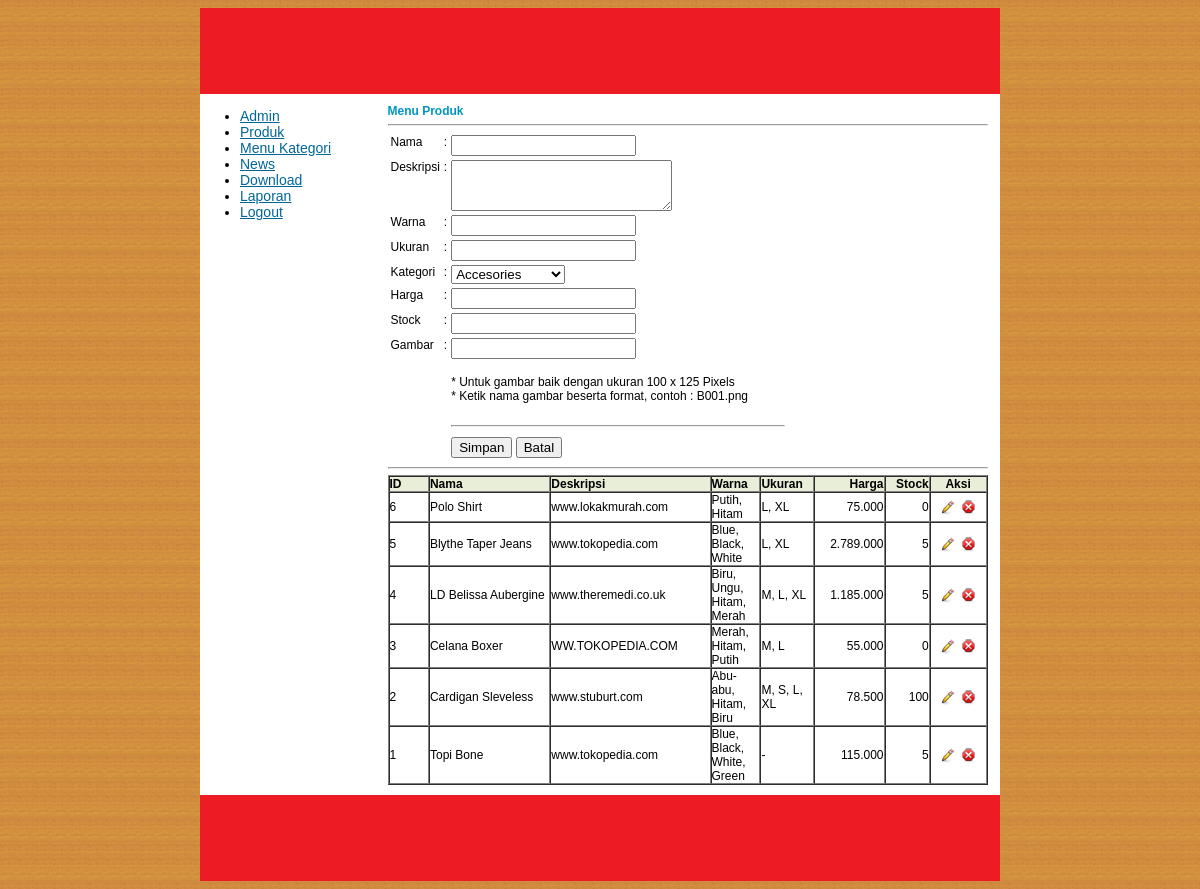
Page /Admin/produk.php (signed in) on the committed database.
### tables this page shows
CREATE TABLE IF NOT EXISTS `barangtbl` (
  `id` int(11) NOT NULL AUTO_INCREMENT,
  `nama` varchar(35) NOT NULL,
  `deskripsi` text NOT NULL,
  `warna` varchar(25) NOT NULL,
  `ukuran` varchar(15) NOT NULL,
  `kategori` varchar(25) NOT NULL,
  `harga` int(11) NOT NULL,
  `stock` int(11) NOT NULL,
  `gambar` varchar(50) NOT NULL,
  PRIMARY KEY (`id`)
);

### Admin/produk_data.php (the view, shortened to what this page needs)
<table width="600" border="1" cellpadding="0" cellspacing="0" bgcolor="#E8EED7">
  <tr>
    <th width="5%" align="left" scope="col" >ID</th>
    <th width="15%" align="left" scope="col">Nama</th>
    <th width="15%" align="left" scope="col">Deskripsi</th>
    <th width="5%" align="left" scope="col">Warna</th>
    <th width="5%" align="left" scope="col">Ukuran</th>
    <th width="7%" align="right" scope="col">Harga</th>
    <th width="5%" align="right" scope="col">Stock</th>
    <th width="7%" align="center" scope="col">Aksi</th>
</tr>
<?php
$query = "select * from barangtbl order by id desc";
$hasil = mysql_query($query);
while ($data = mysql_fetch_array($hasil))
{
echo "<tr>
<td align=\"left\" width=\"5%\" bgcolor=\"#FFFFFF\">".$data['id']."</td>
<td align=\"left\" width=\"10%\" bgcolor=\"#FFFFFF\">".$data['nama']."</td>
<td align=\"left\" width=\"10%\" bgcolor=\"#FFFFFF\">".$data['deskripsi']."</td>
<td align=\"left\" width=\"5%\" bgcolor=\"#FFFFFF\">".$data['warna']."</td>
<td align=\"left\" width=\"5%\" bgcolor=\"#FFFFFF\">".$data['ukuran']."</td>
<td align=\"left\" width=\"0%\" bgcolor=\"#FFFFFF\" hidden=\"true\">".$data['kategori']."</td>
<td align=\"right\" width=\"7%\" bgcolor=\"#FFFFFF\">".number_format($data['harga'], 0, ',','.')."</td>
<td align=\"right\" width=\"5%\" bgcolor=\"#FFFFFF\">".$data['stock']."</td>
<td align=\"left\" width=\"0%\" bgcolor=\"#FFFFFF\" hidden=\"true\">".$data['gambar']."</td>
<td align=\"center\" width=\"7%\" bgcolor=\"#FFFFFF\"><a href=\"produk_ubah.php?id=$data[id]\"><img width=\"15\" src=\"../Gambar/Ubah.png\" height=\"15\" border=\"0\" valign=\"middle\"></a>&nbsp;&nbsp;<a href=\"produk_hapus.php?id=$data[id]\"><img width=\"15\" src=\"../Gambar/Hapus.png\" height=\"15\" border=\"0\" valign=\"middle\"></a></td>
</tr>";
}
?>
</table>

### Admin/produk.php (shortened to what this page needs)
<!DOCTYPE html PUBLIC "-//W3C//DTD XHTML 1.0 Transitional//EN" "http://www.w3.org/TR/xhtml1/DTD/xhtml1-transitional.dtd">
<html xmlns="http://www.w3.org/1999/xhtml">
<head>
</head>
<body>
<table width="800" border="0" align="center" cellpadding="0" cellspacing="0" bgcolor="#FFFFFF">
  <tr>
    <td colspan="2" align="center" valign="top"><img src="../Gambar/FooterNEW.png" alt="" width="800" height="86" /></td>
  </tr>
  <tr>
    <td width="150" align="left" valign="top"><div class="Menu_Kiri">
      <ul>
        <li><a href="admin.php">Admin</a></li>
        <li><a href="produk.php">Produk</a></li>
        <li><a href="kategori.php">Menu Kategori</a></li>
        <li><a href="news.php">News</a></li>
        <li><a href="download.php">Download</a></li>
        <li><a href="laporan.php">Laporan</a></li>
        <li><a href="logout.php">Logout</a></li>
      </ul>
    </div></td>
    <td width="650" align="center" valign="top"><div class="Menu_Tengah"><table width="100%" border="0" cellspacing="0" cellpadding="0">
     <tr>
    <th align="left" valign="top" class="Teks_Keterangan" scope="col">Menu Produk</th>
  </tr>
    <tr>
    <td align="center" valign="top" scope="col"><hr/></td>
  </tr>
  <tr>
    <td align="center" valign="top" scope="col"><?php include "produk_form.php" ?></td>
  </tr>
  <tr>
    <td align="center" valign="top"><hr /></td>
  </tr>
  <tr>
    <td align="center" valign="top"><?php include "produk_data.php" ?></td>
  </tr>
    </table>
</div></td>
  </tr>
  <tr>
    <td colspan="2" align="center" valign="top"><img src="../Gambar/FooterNEW.png" alt="" width="800" height="86" /></td>
  </tr>
</table>
</body>
</html>

### Admin/produk_form.php (shortened to what this page needs)
<form id="form1" name="form1" method="post" action="produk_tambah.php">
  <table width="400" border="0" align="left">
    <tr>
      <td width="10%" align="left" valign="top">Nama </td>
      <td width="1%" align="left" valign="top">:</td>
      <td width="89%" align="left" valign="top"><label>
        <input name="namatxt" type="text" id="namatxt" />
      </label>
        </span></td>
    </tr>
    <tr>
      <td align="left" valign="top">Deskripsi</td>
      <td align="left" valign="top">:</td>
      <td align="left" valign="top"><label></label>
        <label>
          <textarea name="destxt" cols="25" rows="3" id="destxt"></textarea>
        </label></td>
    </tr>
    <tr>
      <td align="left" valign="top">Warna</td>
      <td align="left" valign="top">:</td>
      <td align="left" valign="top"><label for="wrntxt"></label>
      <input type="text" name="wrntxt" id="wrntxt" /></td>
    </tr>
    <tr>
      <td align="left" valign="top">Ukuran</td>
      <td align="left" valign="top">:</td>
      <td align="left" valign="top"><label for="ukrtxt"></label>
      <input type="text" name="ukrtxt" id="ukrtxt" /></td>
    </tr>
    <tr>
      <td align="left" valign="top">Kategori</td>
      <td align="left" valign="top">:</td>
      <td align="left" valign="top"><label for="ktgtxt"></label>
        <select name="ktglist" size="1" id="ktglist">
      <?php
  $perintah="select * from kategoritbl order by kategori asc";
  $hasil=mysql_query($perintah);
  while ($data = mysql_fetch_array($hasil))
 {
  ?>
      <option value="<?php echo "$data[kategori]"; ?>"><?php echo "$data[kategori]"; }?></option>
      </select></td>
    </tr>
    <tr>
      <td align="left" valign="top">Harga</td>
      <td align="left" valign="top">:</td>
      <td align="left" valign="top"><label for="hrgtxt"></label>
      <input type="text" name="hrgtxt" id="hrgtxt" /></td>
    </tr>
    <tr>
      <td align="left" valign="top">Stock</td>
      <td align="left" valign="top">:</td>
      <td align="left" valign="top"><label for="stktxt"></label>
      <input type="text" name="stktxt" id="stktxt" /></td>
    </tr>
    <tr>
      <td align="left" valign="top">Gambar</td>
      <td align="left" valign="top">:</td>
      <td align="left" valign="top"><label for="gbrtxt"></label>
      <input type="text" name="gbrtxt" id="gbrtxt" /></td>
    </tr>
    <tr>
      <td align="left" valign="top">&nbsp;</td>
      <td align="left" valign="top">&nbsp;</td>
      <td align="left" valign="top"><p>* Untuk gambar baik dengan ukuran 100 x 125 Pixels<br />
      * Ketik nama gambar beserta format, contoh : B001.png</p></td>
    </tr>
    <tr>
      <td align="left" valign="top">&nbsp;</td>
      <td align="left" valign="top">&nbsp;</td>
      <td align="left" valign="top"><hr /></td>
    </tr>
    <tr>
      <td align="left" valign="top">&nbsp;</td>
      <td align="left" valign="top">&nbsp;</td>
      <td align="left" valign="top"><label>
        <input type="submit" name="Submit" value="Simpan" />
      </label>
        <label>
          <input type="reset" name="Submit2" value="Batal" />
        </label>
        </span></td>
    </tr>
  </table>
</form>

### Admin/produk.php (style rules this page uses)
.Menu_Kiri { width: 150px; font-family: Tahoma, Geneva, sans-serif; font-size: 14px; margin-top: 10px; margin-bottom: 10px; }
body { background-image: url(../Gambar/Background.gif); }
a:link { color: #006699; }
.Menu_Tengah { margin-top: 10px; margin-bottom: 10px; width: 600px; margin-left: 25px; font-family: "Trebuchet MS", Arial, Helvetica, sans-serif; font-size: 12px; }
.Teks_Keterangan { font-family: Tahoma, Geneva, sans-serif; font-size: 12px; color: #0096C3; }

### rows in the picture
barangtbl: id "6", nama "Polo Shirt", deskripsi "www.lokakmurah.com", warna "Putih, Hitam", ukuran "L, XL", harga "75.000", stock "0"
barangtbl: id "5", nama "Blythe Taper Jeans", deskripsi "www.tokopedia.com", warna "Blue, Black, White", ukuran "L, XL", harga "2.789.000", stock "5"
barangtbl: id "4", nama "LD Belissa Aubergine", deskripsi "www.theremedi.co.uk", warna "Biru, Ungu, Hitam, Merah", ukuran "M, L, XL", harga "1.185.000", stock "5"
barangtbl: id "3", nama "Celana Boxer", deskripsi "WW.TOKOPEDIA.COM", warna "Merah, Hitam, Putih", ukuran "M, L", harga "55.000", stock "0"
barangtbl: id "2", nama "Cardigan Sleveless", deskripsi "www.stuburt.com", warna "Abu-abu, Hitam, Biru", ukuran "M, S, L, XL", harga "78.500", stock "100"
barangtbl: id "1", nama "Topi Bone", deskripsi "www.tokopedia.com", warna "Blue, Black, White, Green", ukuran "-", harga "115.000", stock "5"

### other values in the picture
form field ktglist "Accesories"
